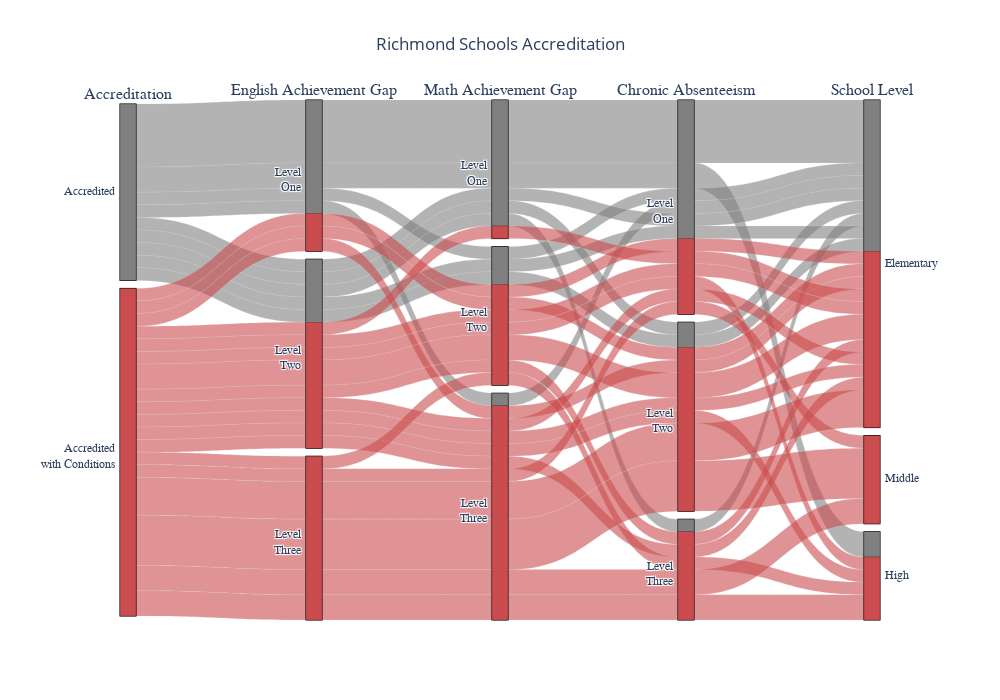

Notebook source saved alongside this figure:
### Code cell
eng_dim = go.parcats.Dimension(
    values = dropped_nulls['eng_ach_gap'],
    label = 'English Achievement Gap',
    categoryorder = 'array',
    categoryarray = ['1','2','3'],
    ticktext = ['Level<br>One', 'Level<br>Two', 'Level<br>Three'],
)


math_dim = go.parcats.Dimension(
    values = dropped_nulls['math_ach_gap'],
    label=  'Math Achievement Gap',
    categoryorder = 'array',
    categoryarray = ['1','2','3'],
    ticktext = ['Level<br>One', 'Level<br>Two', 'Level<br>Three'],
)

abs_dim = go.parcats.Dimension(
    values = dropped_nulls['chro_abs'],
    label=  'Chronic Absenteeism',
    categoryorder = 'array',
    categoryarray = ['1','2','3'],
    ticktext = ['Level<br>One', 'Level<br>Two', 'Level<br>Three'],
)

accred_dim = go.parcats.Dimension(
    values = dropped_nulls['accred'],
    label= 'Accreditation',
    categoryorder = 'array',
    categoryarray = ['Accredited', 'Accredited with Conditions'],
    ticktext = ['Accredited', 'Accredited<br>with Conditions']
)

school_dim = go.parcats.Dimension(
    values = dropped_nulls['school_type'],
    label = 'School Level'
)

color = dropped_nulls.accred_dicot
colorscale = [[0, 'gray'], [.5, 'royalblue'], [1, 'rgb(203,76,78)']]
    
fig = go.Figure(data = [go.Parcats(dimensions=[accred_dim, eng_dim, math_dim, abs_dim, school_dim],
                                  hoverinfo = 'count',
                                  line = {'color':color, 'colorscale':colorscale, 'shape':'hspline'},
                                  labelfont = {'size':16, 'family': 'Arial'},
                                  tickfont = {'size':12, 'family': 'Arial'},
                                  )])

fig.update_layout(height = 700, width = 1000,
                           title_text = 'Richmond Schools Accreditation',
                           title_x = 0.5
                           )

fig.show()
fig.write_image('school_cat.png')
fig.write_html('school_cat.html')

### Figure 1 — Plotly figure (JSON) as saved in the notebook; plotly's stock layout.template omitted (floating-point values rounded to 4 significant figures)
{"data": [{"dimensions": [{"categoryarray": ["Accredited", "Accredited with Conditions"], "categoryorder": "array", "label": "Accreditation", "ticktext": ["Accredited", "Accredited<br>with Conditions"], "values": ["Accredited", "Accredited with Conditions", "Accredited with Conditions", "Accredited", "Accredited with Conditions", "Accredited with Conditions", "Accredited", "Accredited", "Accredited with Conditions", "Accredited with Conditions", "Accredited with Conditions", "Accredited with Conditions", "Accredited", "Accredited", "Accredited", "Accredited", "Accredited", "Accredited with Conditions", "Accredited with Conditions", "Accredited with Conditions", "Accredited", "Accredited", "Accredited with Conditions", "Accredited with Conditions", "Accredited", "Accredited with Conditions", "Accredited with Conditions", "Accredited with Conditions", "Accredited with Conditions", "Accredited with Conditions", "Accredited with Conditions", "Accredited with Conditions", "Accredited with Conditions", "Accredited with Conditions", "Accredited with Conditions", "Accredited with Conditions", "Accredited with Conditions", "Accredited", "Accredited", "Accredited with Conditions"]}, {"categoryarray": ["1", "2", "3"], "categoryorder": "array", "label": "English Achievement Gap", "ticktext": ["Level<br>One", "Level<br>Two", "Level<br>Three"], "values": [2, 1, 3, 1, 1, 2, 1, 2, 2, 3, 2, 3, 1, 2, 1, 1, 1, 2, 2, 1, 1, 2, 2, 2, 2, 2, 3, 3, 3, 3, 3, 3, 3, 3, 3, 3, 2, 1, 1, 2]}, {"categoryarray": ["1", "2", "3"], "categoryorder": "array", "label": "Math Achievement Gap", "ticktext": ["Level<br>One", "Level<br>Two", "Level<br>Three"], "values": [1, 3, 3, 1, 2, 2, 1, 1, 1, 3, 2, 3, 1, 1, 1, 3, 1, 3, 2, 2, 2, 2, 3, 2, 2, 3, 3, 3, 3, 3, 3, 3, 3, 3, 3, 2, 2, 1, 1, 3]}, {"categoryarray": ["1", "2", "3"], "categoryorder": "array", "label": "Chronic Absenteeism", "ticktext": ["Level<br>One", "Level<br>Two", "Level<br>Three"], "values": [1, 2, 2, 1, 1, 2, 1, 3, 1, 2, 1, 2, 1, 2, 1, 1, 1, 1, 3, 2, 1, 2, 2, 2, 1, 3, 2, 1, 2, 3, 3, 2, 2, 3, 3, 3, 1, 1, 1, 2]}, {"label": "School Level", "values": ["Elementary", "Elementary", "Elementary", "Elementary", "Elementary", "Elementary", "Elementary", "Elementary", "Elementary", "Elementary", "Elementary", "Elementary", "Elementary", "Elementary", "Elementary", "Elementary", "Elementary", "Elementary", "Elementary", "Elementary", "Elementary", "Elementary", "Elementary", "Elementary", "Elementary", "Elementary", "Middle", "Middle", "Middle", "Middle", "Middle", "Middle", "Middle", "High", "High", "High", "High", "High", "High", "High"]}], "hoverinfo": "count", "labelfont": {"family": "Arial", "size": 16}, "line": {"color": [0, 0.5, 0.5, 0, 0.5, 0.5, 0, 0, 0.5, 0.5, 0.5, 0.5, 0, 0, 0, 0, 0, 0.5, 0.5, 0.5, 0, 0, 0.5, 0.5, 0, 0.5, 0.5, 0.5, 0.5, 0.5, 0.5, 0.5, 0.5, 0.5, 0.5, 0.5, 0.5, 0, 0, 0.5], "colorscale": [[0, "gray"], [0.5, "royalblue"], [1, "rgb(203,76,78)"]], "shape": "hspline"}, "tickfont": {"family": "Arial", "size": 12}, "type": "parcats"}], "layout": {"height": 700, "title": {"text": "Richmond Schools Accreditation", "x": 0.5}, "width": 1000}}
